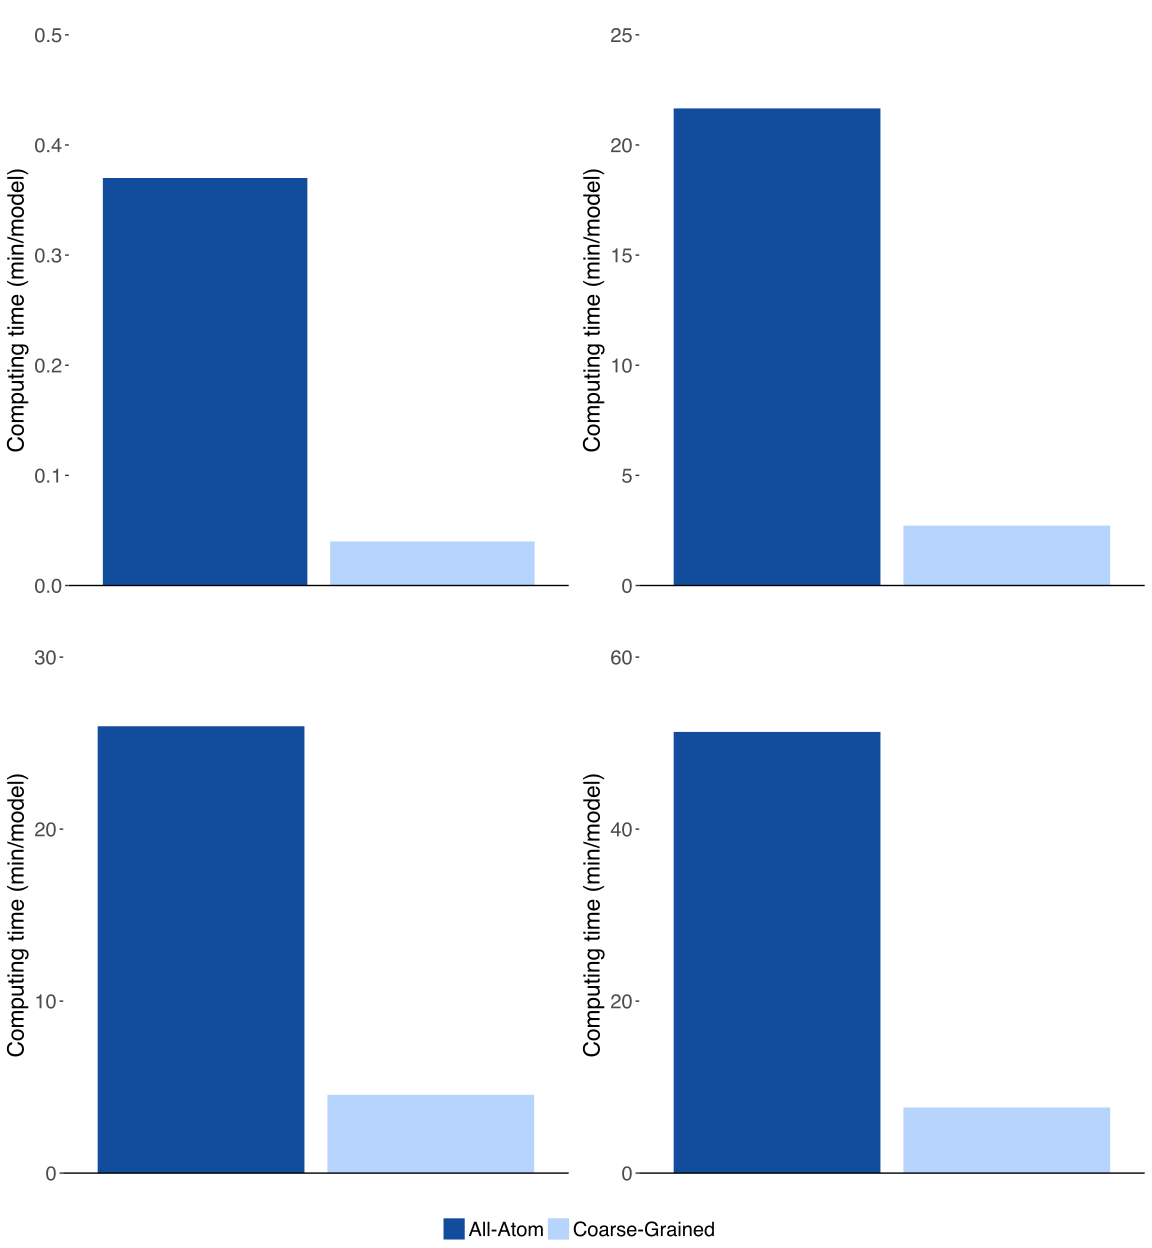

This figure's R source:
library(ggplot2)
library(reshape2)
library(ggpubr)
library(extrafont)

time_it0 = read.table("timing_it0.txt", header = T)
time_it1 = read.table("timing_it1.txt", header = T)
time_itw = read.table("timing_itw.txt", header = T)
time_total = read.table("timing_total.txt", header = T)

time_it0$approach = factor(time_it0$approach, levels = c("All-Atom", "Coarse-Grained"))
time_it1$approach = factor(time_it1$approach, levels = c("All-Atom", "Coarse-Grained"))
time_itw$approach = factor(time_itw$approach, levels = c("All-Atom", "Coarse-Grained"))
time_total$approach = factor(time_total$approach, levels = c("All-Atom", "Coarse-Grained"))

times0_plot = ggplot() +
              geom_bar(data=time_it0, aes(y = time, x = approach, fill = approach),
              stat="identity") +
              geom_hline(yintercept=c(0), color="black") +
              scale_fill_manual(values=c("#114D9C", "#B7D5FC")) +
              theme(
                panel.grid = element_blank(),
                panel.background = element_rect(fill = "white"),
                axis.text.y = element_text(size=15),
                axis.text.x = element_blank(),
                axis.title.x = element_blank(),
                axis.title.y = element_text(size=17),
                legend.title = element_blank(),
                legend.text = element_text(size=15),
                legend.position = "none",
                axis.ticks.x = element_blank(),
                strip.text.y = element_text(size=17, colour = "white", face = "bold"),
                strip.text.x = element_blank(),
                strip.background = element_rect(fill = "transparent", linetype = "solid", color = "white")
              ) +
              facet_grid(~ stage) +
              labs(
                x="",
                y="Computing time (min/model)"
              ) +
              ylim(0,0.5)

times1_plot = ggplot() +
              geom_bar(data=time_it1, aes(y = time, x = approach, fill = approach),
                       stat="identity") +
              geom_hline(yintercept=c(0), color="black") +
              scale_fill_manual(values=c("#114D9C", "#B7D5FC")) +
              theme(
                panel.grid = element_blank(),
                panel.background = element_rect(fill = "white"),
                axis.text.y = element_text(size=15),
                axis.text.x = element_blank(),
                axis.title.x = element_blank(),
                axis.title.y = element_text(size=17),
                legend.title = element_blank(),
                legend.text = element_text(size=15),
                legend.position = "none",
                axis.ticks.x = element_blank(),
                strip.text.y = element_text(size=17, colour = "white", face = "bold"),
                strip.text.x = element_blank(),
                strip.background = element_rect(fill = "transparent", linetype = "solid", color = "white")
              ) +
              facet_grid(~ stage) +
              labs(
                x="",
                y="Computing time (min/model)"
              ) +
              ylim(0,25)

times2_plot = ggplot() +
              geom_bar(data=time_itw, aes(y = time, x = approach, fill = approach),
                       stat="identity") +
              geom_hline(yintercept=c(0), color="black") +
              scale_fill_manual(values=c("#114D9C", "#B7D5FC")) +
              theme(
                panel.grid = element_blank(),
                panel.background = element_rect(fill = "white"),
                axis.text.y = element_text(size=15),
                axis.text.x = element_blank(),
                axis.title.x = element_blank(),
                axis.title.y = element_text(size=17),
                legend.title = element_blank(),
                legend.text = element_text(size=15),
                legend.position = "none",
                axis.ticks.x = element_blank(),
                strip.text.y = element_text(size=17, colour = "white", face = "bold"),
                strip.text.x = element_blank(),
                strip.background = element_rect(fill = "transparent", linetype = "solid", color = "white")
              ) +
              facet_grid(~ stage) +
              labs(
                x="",
                y="Computing time (min/model)"
              ) +
              ylim(0,30)

times_plot = ggplot() +
              geom_bar(data=time_total, aes(y = time, x = approach, fill = approach),
                       stat="identity") +
              geom_hline(yintercept=c(0), color="black") +
              scale_fill_manual(values=c("#114D9C", "#B7D5FC")) +
              theme(
                panel.grid = element_blank(),
                panel.background = element_rect(fill = "white"),
                axis.text.y = element_text(size=15),
                axis.text.x = element_blank(),
                axis.title.x = element_blank(),
                axis.title.y = element_text(size=17),
                legend.title = element_blank(),
                legend.text = element_text(size=15),
                legend.position = "bottom",
                axis.ticks.x = element_blank(),
                strip.text.y = element_text(size=17, colour = "white", face = "bold"),
                strip.text.x = element_blank(),
                strip.background = element_rect(fill = "transparent", linetype = "solid", color = "white")
              ) +
              facet_grid(~ stage) +
              labs(
                x="",
                y="Computing time (min/model)"
              ) +
              ylim(0,60)

it0_it1_plot = ggarrange(
              times0_plot,
              times1_plot,
              align='h',
              common.legend = F
              )

itw_total_plot = ggarrange(
              times2_plot,
              times_plot,
              align='h',
              common.legend = T,
              legend = c("bottom")
            )

final_plot = ggarrange(
            it0_it1_plot,
            itw_total_plot,
            align='v',
            common.legend = F,
            nrow = 2
            )

#poster_plot = annotate_figure(times_plot, top = text_grob("Total Time \n", size = 20))

#ggsave("total_time.png", poster_plot, width=6, height=7)
#ggsave("timing.png", final_plot, width=12, height=13)
svg("timing.svg",width=12, height=13)
final_plot
dev.off()